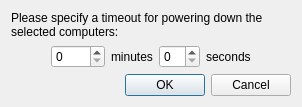
<?xml version="1.0" encoding="UTF-8"?>
<ui version="4.0">
 <author>Tobias Junghans</author>
 <class>PowerDownTimeInputDialog</class>
 <widget class="QDialog" name="PowerDownTimeInputDialog">
  <property name="windowTitle">
   <string>Power down</string>
  </property>
  <property name="windowIcon">
   <iconset resource="powercontrol.qrc">
    <normaloff>:/powercontrol/system-shutdown.png</normaloff>:/powercontrol/system-shutdown.png</iconset>
  </property>
  <layout class="QVBoxLayout" name="verticalLayout">
   <item>
    <widget class="QLabel" name="label_3">
     <property name="text">
      <string>Please specify a timeout for powering down the selected computers:</string>
     </property>
     <property name="wordWrap">
      <bool>true</bool>
     </property>
    </widget>
   </item>
   <item>
    <layout class="QHBoxLayout" name="horizontalLayout">
     <item>
      <spacer name="horizontalSpacer">
       <property name="orientation">
        <enum>Qt::Horizontal</enum>
       </property>
       <property name="sizeHint" stdset="0">
        <size>
         <width>40</width>
         <height>20</height>
        </size>
       </property>
      </spacer>
     </item>
     <item>
      <widget class="QSpinBox" name="minutesSpinBox">
       <property name="maximum">
        <number>1440</number>
       </property>
      </widget>
     </item>
     <item>
      <widget class="QLabel" name="label">
       <property name="text">
        <string>minutes</string>
       </property>
      </widget>
     </item>
     <item>
      <widget class="QSpinBox" name="secondsSpinBox">
       <property name="maximum">
        <number>59</number>
       </property>
      </widget>
     </item>
     <item>
      <widget class="QLabel" name="label_2">
       <property name="text">
        <string>seconds</string>
       </property>
      </widget>
     </item>
     <item>
      <spacer name="horizontalSpacer_2">
       <property name="orientation">
        <enum>Qt::Horizontal</enum>
       </property>
       <property name="sizeHint" stdset="0">
        <size>
         <width>40</width>
         <height>20</height>
        </size>
       </property>
      </spacer>
     </item>
    </layout>
   </item>
   <item>
    <widget class="QDialogButtonBox" name="buttonBox">
     <property name="standardButtons">
      <set>QDialogButtonBox::Cancel|QDialogButtonBox::Ok</set>
     </property>
    </widget>
   </item>
  </layout>
 </widget>
 <resources>
  <include location="powercontrol.qrc"/>
 </resources>
 <connections>
  <connection>
   <sender>buttonBox</sender>
   <signal>accepted()</signal>
   <receiver>PowerDownTimeInputDialog</receiver>
   <slot>accept()</slot>
   <hints>
    <hint type="sourcelabel">
     <x>199</x>
     <y>384</y>
    </hint>
    <hint type="destinationlabel">
     <x>199</x>
     <y>206</y>
    </hint>
   </hints>
  </connection>
  <connection>
   <sender>buttonBox</sender>
   <signal>rejected()</signal>
   <receiver>PowerDownTimeInputDialog</receiver>
   <slot>reject()</slot>
   <hints>
    <hint type="sourcelabel">
     <x>199</x>
     <y>384</y>
    </hint>
    <hint type="destinationlabel">
     <x>199</x>
     <y>206</y>
    </hint>
   </hints>
  </connection>
 </connections>
</ui>
